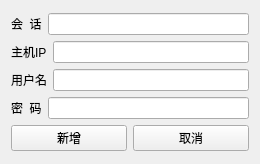
<?xml version="1.0" encoding="UTF-8"?>
<ui version="4.0">
 <class>AtmpConfig</class>
 <widget class="QWidget" name="AtmpConfig">
  <property name="geometry">
   <rect>
    <x>0</x>
    <y>0</y>
    <width>260</width>
    <height>164</height>
   </rect>
  </property>
  <property name="minimumSize">
   <size>
    <width>260</width>
    <height>164</height>
   </size>
  </property>
  <property name="maximumSize">
   <size>
    <width>260</width>
    <height>164</height>
   </size>
  </property>
  <property name="windowTitle">
   <string>ATMP网络设置</string>
  </property>
  <layout class="QVBoxLayout" name="verticalLayout_3">
   <item>
    <layout class="QVBoxLayout" name="verticalLayout_2">
     <item>
      <layout class="QVBoxLayout" name="verticalLayout">
       <item>
        <layout class="QHBoxLayout" name="horizontalLayout">
         <item>
          <widget class="QLabel" name="label">
           <property name="text">
            <string>会  话</string>
           </property>
          </widget>
         </item>
         <item>
          <widget class="QLineEdit" name="ftpNameEdit"/>
         </item>
        </layout>
       </item>
       <item>
        <layout class="QHBoxLayout" name="horizontalLayout_2">
         <item>
          <widget class="QLabel" name="label_2">
           <property name="text">
            <string>主机IP</string>
           </property>
          </widget>
         </item>
         <item>
          <widget class="QLineEdit" name="ftpIpEdit"/>
         </item>
        </layout>
       </item>
       <item>
        <layout class="QHBoxLayout" name="horizontalLayout_3">
         <item>
          <widget class="QLabel" name="label_3">
           <property name="text">
            <string>用户名</string>
           </property>
          </widget>
         </item>
         <item>
          <widget class="QLineEdit" name="ftpUserEdit"/>
         </item>
        </layout>
       </item>
       <item>
        <layout class="QHBoxLayout" name="horizontalLayout_4">
         <item>
          <widget class="QLabel" name="label_4">
           <property name="text">
            <string>密  码</string>
           </property>
          </widget>
         </item>
         <item>
          <widget class="QLineEdit" name="ftpPswdEdit"/>
         </item>
        </layout>
       </item>
      </layout>
     </item>
     <item>
      <layout class="QHBoxLayout" name="horizontalLayout_5">
       <item>
        <widget class="QPushButton" name="addFtpBtn">
         <property name="text">
          <string>新增</string>
         </property>
        </widget>
       </item>
       <item>
        <widget class="QPushButton" name="ftpQuitBtn">
         <property name="text">
          <string>取消</string>
         </property>
        </widget>
       </item>
      </layout>
     </item>
    </layout>
   </item>
  </layout>
 </widget>
 <resources/>
 <connections/>
</ui>
